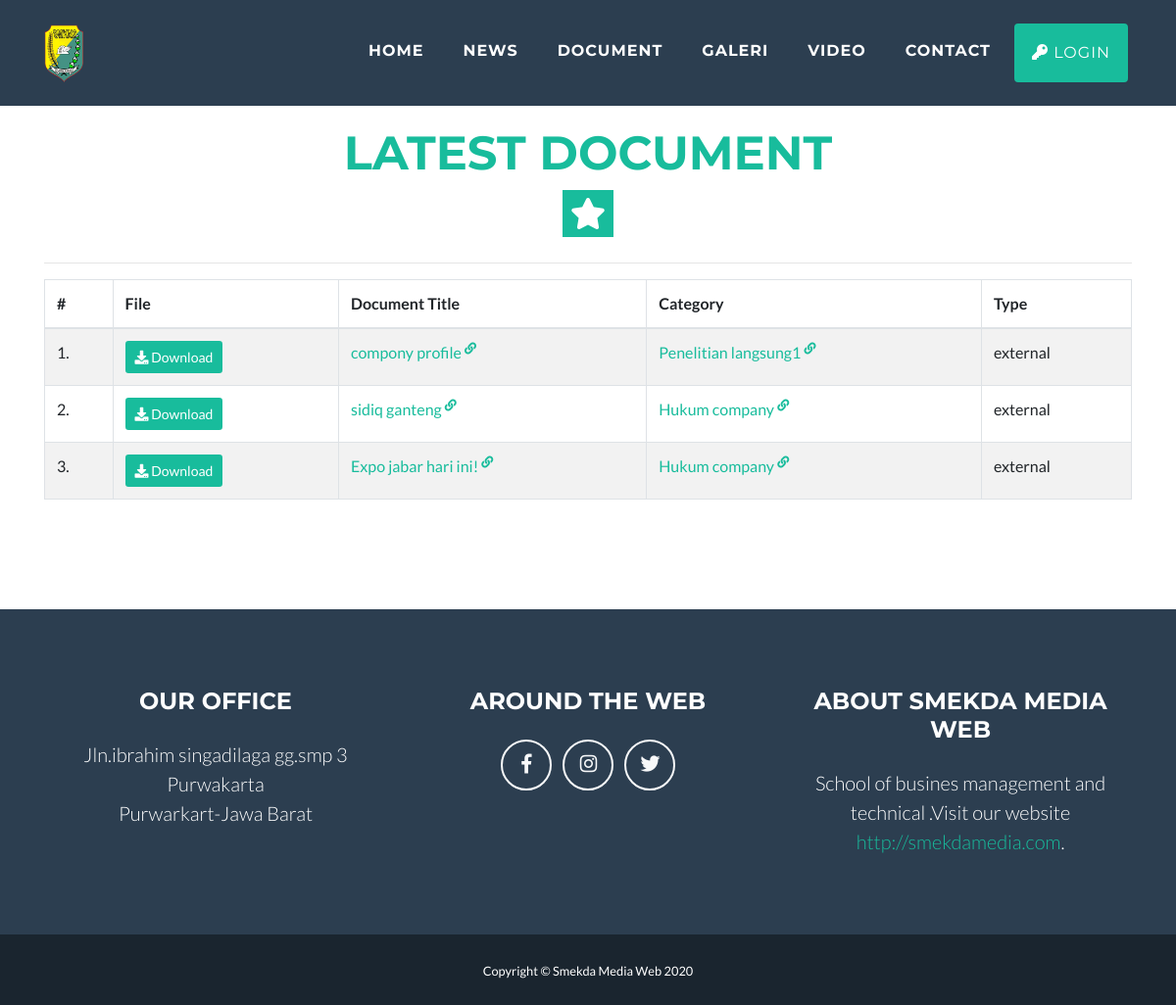
Screenshot of /index.php/document with the database file from the repository.
### tables this page shows
CREATE TABLE `konfigurasi` (
  `id_konfigurasi` int(11) NOT NULL,
  `namaweb` varchar(100) NOT NULL,
  `tagline` varchar(100) DEFAULT NULL,
  `website` varchar(100) DEFAULT NULL,
  `email` varchar(255) DEFAULT NULL,
  `alamat` varchar(300) DEFAULT NULL,
  `telepon` varchar(50) DEFAULT NULL,
  `keywords` varchar(300) DEFAULT NULL,
  `description` varchar(300) DEFAULT NULL,
  `google_map` text,
  `metatext` text,
  `logo` varchar(200) NOT NULL,
  `icon` varchar(200) NOT NULL
);

CREATE TABLE `dokumen` (
  `id_dokumen` int(11) NOT NULL,
  `id_kategori_dokumen` int(11) NOT NULL,
  `slug_dokumen` varchar(255) NOT NULL,
  `judul` varchar(200) NOT NULL,
  `isi` text,
  `gambar` varchar(255) NOT NULL,
  `status_dokumen` varchar(20) NOT NULL,
  `jenis_dokumen` varchar(20) NOT NULL,
  `id_user` int(11) NOT NULL,
  `tanggal` timestamp NOT NULL DEFAULT CURRENT_TIMESTAMP ON UPDATE CURRENT_TIMESTAMP
);

CREATE TABLE `kategori_dokumen` (
  `id_kategori_dokumen` int(11) NOT NULL,
  `slug_kategori_dokumen` varchar(200) NOT NULL,
  `nama_kategori_dokumen` varchar(200) NOT NULL,
  `keterangan` text,
  `urutan` int(11) NOT NULL,
  `tanggal` timestamp NOT NULL DEFAULT CURRENT_TIMESTAMP ON UPDATE CURRENT_TIMESTAMP
);

### application/views/layout/wrapper.php (called while the page is built)
<?php
require_once('head.php');
require_once('nav.php');
require_once('content.php');
require_once('footer.php');
?>

### application/controllers/Document.php (called while the page is built, shortened)
<?php
class Document extends CI_Controller {
	public function __construct(){
		$this->load->model('dokumen_model');
		$this->load->model('kategori_dokumen_model');
	}
	public function index(){
		if($this->session->userdata('username') != "") {
			$dokumen = $this->dokumen_model->listing();
		}else{
			$dokumen = $this->dokumen_model->external();
		}
		$data = array( 'title' 		=>	'Latest Document',
						'dokumen'	=>	 $dokumen,
						'isi'		=> 	'document/list');
		$this->load->view('layout/wrapper', $data);
	}
}

### index.php (called while the page is built, shortened)
<?php
require_once BASEPATH.'core/CodeIgniter.php';

### application/models/Konfigurasi_model.php (called while the page is built, shortened)
<?php
class Konfigurasi_model extends CI_Model {
 	public function listing() {
 		$query = $this->db->get('konfigurasi');
 		return $query->row();
 	}
}

### application/views/layout/content.php (called while the page is built)
<?php
if($isi){
	$this->load->view($isi);
}

### application/models/Dokumen_model.php (called while the page is built, shortened)
<?php
class Dokumen_model extends CI_Model {
 	public function external() {
 		$this->db->select('dokumen.*, kategori_dokumen.nama_kategori_dokumen, users.nama');
 		$this->db->from('dokumen');
 		$this->db->join('kategori_dokumen', 'kategori_dokumen.id_kategori_dokumen = dokumen.id_kategori_dokumen', 'LEFT');
 		$this->db->join('users', 'users.id_user = dokumen.id_user', 'LEFT');
 		$this->db->where(array('status_dokumen'		=> 'publish',
 								'jenis_dokumen'		=> 'external'));
 		$this->db->order_by('id_dokumen', 'DESC');
 		$query = $this->db->get();
 		return $query->result();
 	}
}

### application/views/document/list.php (the view)
   <section  id="about" style="margin-top: 40px;">
     <div class="container">
       <h2 class="text-center text-uppercase text-primary"><?php echo $title ?></h2>
       <hr class="star-light mb-5">
       <hr>
       <div class="row">
       	<div class="col-md-12">
       	<?php
       	if (count($dokumen) < 1 ) {
       	?>
       	<div class="alert alert-success text-center">
       	<p>Tidak ada dokumen , Dokumen belum diisi</p>
       	<?php }else{ ?>
       		<table class="table table-striped table-hover table-bordered">
       			<thead>
       				<tr>
       					<th>#</th>
       					<th>File</th>
       					<th>Document Title</th>
       					<th>Category</th>
       					<th>Type</th>
       				</tr>
       			</thead>
       			<tbody>
       			<?php $i= 1; foreach($dokumen as $dokumen) { ?>
       				<tr>
       					<td><?php echo $i ?>.</td>
       					<td>
       					<a href="<?php echo base_url('document/download/'.$dokumen->id_dokumen) ?>" target="_blank" class="btn btn-primary btn-sm" title="download file: <?php echo $dokumen->gambar ?>"><i class="fa fa-download"></i> Download</a>
       					</td>
       					<td>
       					<a href="<?php echo base_url('document/read/'.$dokumen->slug_dokumen) ?>">
       					<?php echo $dokumen->judul ?> <sup><i class="fa fa-link"></i></sup>
       					</a>
       					</td>
       					<td>
       					<a href="<?php echo base_url('document/category/'.$dokumen->id_kategori_dokumen) ?>">
       					<?php echo $dokumen->nama_kategori_dokumen ?>
       					<sup><i class="fa fa-link"></i></sup></a>
       					</td>
       					<td><?php echo $dokumen->jenis_dokumen ?></td>
       				</tr>
       			<?php $i++; } ?>
       			</tbody>
       		</table>
       	<?php } ?>
       	</div>
       </div>
 	  </div>
</section>

### application/views/layout/nav.php (shortened to what this page needs)
<?php
$site_konfigurasi = $this->konfigurasi_model->listing();
?>
    <nav class="navbar navbar-expand-lg bg-secondary fixed-top text-uppercase" id="mainNav">
      <div class="container">
        <?php if ($site_konfigurasi->logo != "") { ?>
          <a class="navbar-brand js-scroll-trigger" href="<?php echo base_url() ?>" title="<?php echo $site_konfigurasi->namaweb ?>">
            <img src="<?php echo base_url('assets/upload/image/thumbs/'.$site_konfigurasi->logo) ?>" class="logoku" title="<?php echo $site_konfigurasi->namaweb ?>" alt="<?php echo $site_konfigurasi->namaweb ?>">
          </a>
        <?php }else{ ?>
          <a class="navbar-brand js-scroll-trigger" href="<?php echo base_url() ?>" title="<?php echo $site_konfigurasi->namaweb ?>"><?php echo $site_konfigurasi->namaweb ?></a>
        <?php } ?>
        <div class="collapse navbar-collapse" id="navbarResponsive">
          <ul class="navbar-nav ml-auto">
            <li class="nav-item mx-0 mx-lg-1">
              <a class="nav-link py-3 px-0 px-lg-3 rounded js-scroll-trigger" href="<?php echo base_url('home') ?>">Home</a>
            </li>
            <li class="nav-item mx-0 mx-lg-1">
              <a class="nav-link py-3 px-0 px-lg-3 rounded js-scroll-trigger" href="<?php echo base_url('news') ?>">News</a>
            </li>
            <li class="nav-item mx-0 mx-lg-1">
              <a class="nav-link py-3 px-0 px-lg-3 rounded js-scroll-trigger" href="<?php echo base_url('document') ?>">Document</a>
            </li>
            <li class="nav-item mx-0 mx-lg-1">
              <a class="nav-link py-3 px-0 px-lg-3 rounded js-scroll-trigger" href="<?php echo base_url('galeri') ?>">Galeri</a>
            </li>
            <li class="nav-item mx-0 mx-lg-1">
              <a class="nav-link py-3 px-0 px-lg-3 rounded js-scroll-trigger" href="<?php echo base_url('video') ?>">Video</a>
            </li>
            <li class="nav-item mx-0 mx-lg-1">
              <a class="nav-link py-3 px-0 px-lg-3 rounded js-scroll-trigger" href="<?php echo base_url('kontak') ?>">Contact</a>
            </li>
            <?php if($this->session->userdata('username') != "") { ?>
              <li class="nav-item mx-0 mx-lg-1">
              <a class="nav-link py-3 px-0 px-lg-3 rounded js-scroll-trigger btn btn-primary" href="<?php echo base_url('admin/dashbor') ?>" target="_blank"><i class="fa fa-user"></i> <?php ucfirst($this->session->userdata('username')) ?></a>
              </li>
               <li class="nav-item mx-0 mx-lg-1">
              <a class="nav-link py-3 px-0 px-lg-3 rounded js-scroll-trigger btn btn-primary" href="<?php echo base_url('login/logout') ?>" target="_blank"><i class="fa fa-sign-out"></i> Logout</a>
              </li>
            <?php }else{ ?>
              <li class="nav-item mx-0 mx-lg-1">
              <a class="nav-link py-3 px-0 px-lg-3 rounded js-scroll-trigger btn btn-primary" href="<?php echo base_url('login') ?>" target="_blank"><i class="fa fa-key"></i> Login</a>
              </li>
            <?php } ?>
          </ul>
        </div>
      </div>
    </nav>

### application/views/layout/footer.php (shortened to what this page needs)
<?php
$site_konfigurasi = $this->konfigurasi_model->listing();
?>
    <footer class="footer text-center">
      <div class="container">
        <div class="row">
          <div class="col-md-4 mb-5 mb-lg-0">
            <h4 class="text-uppercase mb-4">Our Office</h4>
            <p class="lead mb-0">
            <?php
              echo nl2br($site_konfigurasi->alamat)
            ?>
            </p>
          </div>
          <div class="col-md-4 mb-5 mb-lg-0">
            <h4 class="text-uppercase mb-4">Around the Web</h4>
            <ul class="list-inline mb-0">
              <li class="list-inline-item">
                <a class="btn btn-outline-light btn-social text-center rounded-circle" href="http://facabook.com/smkn2purwakarta/">
                  <i class="fab fa-fw fa-facebook-f"></i>
                </a>
              </li>
              <li class="list-inline-item">
                <a class="btn btn-outline-light btn-social text-center rounded-circle" href="http://instagram.com/smkn2purwakarta/">
                  <i class="fab fa-fw fa-instagram"></i>
                </a>
              </li>
              <li class="list-inline-item">
                <a class="btn btn-outline-light btn-social text-center rounded-circle" href="http://facabook.com/smkn2purwakarta/">
                  <i class="fab fa-fw fa-twitter"></i>
                </a>
              </li>
            </ul>
          </div>
          <div class="col-md-4">
            <h4 class="text-uppercase mb-4">About <?php echo $site_konfigurasi->namaweb ?> </h4>
            <p class="lead mb-0"><?php echo $site_konfigurasi->tagline ?>.Visit our website
              <a href="<?php echo $site_konfigurasi->website ?>"><?php echo $site_konfigurasi->website ?></a>.</p>
          </div>
        </div>
      </div>
    </footer>
    <div class="copyright py-4 text-center text-white">
      <div class="container">
        <small>Copyright &copy; <?php echo $site_konfigurasi->namaweb ?> <?php echo date('Y'); ?></small>
      </div>
    </div>
</body>
</html>

### application/views/layout/nav.php (style rules this page uses)
img.logoku { max-height: 60px; width: auto; position: absolute; margin-top: -30px !important; border-radius: 4px; }

### rows the page displays
konfigurasi: logo (picture), alamat "Jln.ibrahim singadilaga gg.smp 3 Purwakarta Purwarkart-Jawa Barat", namaweb "SMEKDA MEDIA WEB", tagline "School of busines management and technical", website "http://smekdamedia.com", namaweb "Smekda Media Web"
dokumen: judul "compony profile", id_kategori_dokumen.nama_kategori_dokumen "Penelitian langsung1", jenis_dokumen "external"
dokumen: judul "sidiq ganteng", id_kategori_dokumen.nama_kategori_dokumen "Hukum company", jenis_dokumen "external"
dokumen: judul "Expo jabar hari ini!", id_kategori_dokumen.nama_kategori_dokumen "Hukum company", jenis_dokumen "external"

### other values shown
$title "LATEST DOCUMENT"
